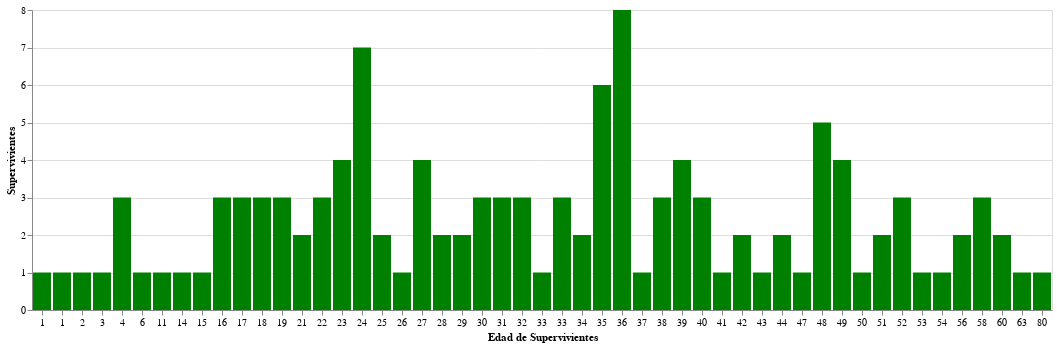

The notebook cell this image was saved under:
### Markdown cell above
Gráfico 2

### Code cell
complex_bars_2 = alt.Chart(survivor_by_age).mark_bar(color='green').encode(
    x = alt.X('Edad:O', title='Edad de Supervivientes', axis=alt.Axis(format = 'd', labelAngle=0)),
    y = alt.Y('Sobreviviente:Q', title='Supervivientes'),
)

complex_bars_2

### Figure 1 — Vega-Lite specification as saved in the notebook (floating-point values rounded to 4 significant figures)
{"config": {"view": {"continuousWidth": 400, "continuousHeight": 300}}, "data": {"name": "data-fb181e86e7e04e35c00e5d599ab4cb3a"}, "mark": {"type": "bar", "color": "green"}, "encoding": {"x": {"type": "ordinal", "axis": {"format": "d", "labelAngle": 0}, "field": "Edad", "title": "Edad de Supervivientes"}, "y": {"type": "quantitative", "field": "Sobreviviente", "title": "Supervivientes"}}, "$schema": "https://vega.github.io/schema/vega-lite/v4.8.1.json", "datasets": {"data-fb181e86e7e04e35c00e5d599ab4cb3a": [{"Edad": 0.92, "idPasajero": 1, "Sobreviviente": 1, "Clase": 1, "Nombre": 1, "Sexo": 1, "Parientes/Esposo(a)": 1, "ParientesHijos": 1, "Boleto": 1, "Tarifa": 1, "Cabina": 1, "PuertoEmbarque": 1}, {"Edad": 1.0, "idPasajero": 1, "Sobreviviente": 1, "Clase": 1, "Nombre": 1, "Sexo": 1, "Parientes/Esposo(a)": 1, "ParientesHijos": 1, "Boleto": 1, "Tarifa": 1, "Cabina": 1, "PuertoEmbarque": 1}, {"Edad": 2.0, "idPasajero": 1, "Sobreviviente": 1, "Clase": 1, "Nombre": 1, "Sexo": 1, "Parientes/Esposo(a)": 1, "ParientesHijos": 1, "Boleto": 1, "Tarifa": 1, "Cabina": 1, "PuertoEmbarque": 1}, {"Edad": 3.0, "idPasajero": 1, "Sobreviviente": 1, "Clase": 1, "Nombre": 1, "Sexo": 1, "Parientes/Esposo(a)": 1, "ParientesHijos": 1, "Boleto": 1, "Tarifa": 1, "Cabina": 1, "PuertoEmbarque": 1}, {"Edad": 4.0, "idPasajero": 3, "Sobreviviente": 3, "Clase": 3, "Nombre": 3, "Sexo": 3, "Parientes/Esposo(a)": 3, "ParientesHijos": 3, "Boleto": 3, "Tarifa": 3, "Cabina": 3, "PuertoEmbarque": 3}, {"Edad": 6.0, "idPasajero": 1, "Sobreviviente": 1, "Clase": 1, "Nombre": 1, "Sexo": 1, "Parientes/Esposo(a)": 1, "ParientesHijos": 1, "Boleto": 1, "Tarifa": 1, "Cabina": 1, "PuertoEmbarque": 1}, {"Edad": 11.0, "idPasajero": 1, "Sobreviviente": 1, "Clase": 1, "Nombre": 1, "Sexo": 1, "Parientes/Esposo(a)": 1, "ParientesHijos": 1, "Boleto": 1, "Tarifa": 1, "Cabina": 1, "PuertoEmbarque": 1}, {"Edad": 14.0, "idPasajero": 1, "Sobreviviente": 1, "Clase": 1, "Nombre": 1, "Sexo": 1, "Parientes/Esposo(a)": 1, "ParientesHijos": 1, "Boleto": 1, "Tarifa": 1, "Cabina": 1, "PuertoEmbarque": 1}, {"Edad": 15.0, "idPasajero": 1, "Sobreviviente": 1, "Clase": 1, "Nombre": 1, "Sexo": 1, "Parientes/Esposo(a)": 1, "ParientesHijos": 1, "Boleto": 1, "Tarifa": 1, "Cabina": 1, "PuertoEmbarque": 1}, {"Edad": 16.0, "idPasajero": 3, "Sobreviviente": 3, "Clase": 3, "Nombre": 3, "Sexo": 3, "Parientes/Esposo(a)": 3, "ParientesHijos": 3, "Boleto": 3, "Tarifa": 3, "Cabina": 3, "PuertoEmbarque": 3}, {"Edad": 17.0, "idPasajero": 3, "Sobreviviente": 3, "Clase": 3, "Nombre": 3, "Sexo": 3, "Parientes/Esposo(a)": 3, "ParientesHijos": 3, "Boleto": 3, "Tarifa": 3, "Cabina": 3, "PuertoEmbarque": 3}, {"Edad": 18.0, "idPasajero": 3, "Sobreviviente": 3, "Clase": 3, "Nombre": 3, "Sexo": 3, "Parientes/Esposo(a)": 3, "ParientesHijos": 3, "Boleto": 3, "Tarifa": 3, "Cabina": 3, "PuertoEmbarque": 3}, {"Edad": 19.0, "idPasajero": 3, "Sobreviviente": 3, "Clase": 3, "Nombre": 3, "Sexo": 3, "Parientes/Esposo(a)": 3, "ParientesHijos": 3, "Boleto": 3, "Tarifa": 3, "Cabina": 3, "PuertoEmbarque": 3}, {"Edad": 21.0, "idPasajero": 2, "Sobreviviente": 2, "Clase": 2, "Nombre": 2, "Sexo": 2, "Parientes/Esposo(a)": 2, "ParientesHijos": 2, "Boleto": 2, "Tarifa": 2, "Cabina": 2, "PuertoEmbarque": 2}, {"Edad": 22.0, "idPasajero": 3, "Sobreviviente": 3, "Clase": 3, "Nombre": 3, "Sexo": 3, "Parientes/Esposo(a)": 3, "ParientesHijos": 3, "Boleto": 3, "Tarifa": 3, "Cabina": 3, "PuertoEmbarque": 3}, {"Edad": 23.0, "idPasajero": 4, "Sobreviviente": 4, "Clase": 4, "Nombre": 4, "Sexo": 4, "Parientes/Esposo(a)": 4, "ParientesHijos": 4, "Boleto": 4, "Tarifa": 4, "Cabina": 4, "PuertoEmbarque": 4}, {"Edad": 24.0, "idPasajero": 7, "Sobreviviente": 7, "Clase": 7, "Nombre": 7, "Sexo": 7, "Parientes/Esposo(a)": 7, "ParientesHijos": 7, "Boleto": 7, "Tarifa": 7, "Cabina": 7, "PuertoEmbarque": 7}, {"Edad": 25.0, "idPasajero": 2, "Sobreviviente": 2, "Clase": 2, "Nombre": 2, "Sexo": 2, "Parientes/Esposo(a)": 2, "ParientesHijos": 2, "Boleto": 2, "Tarifa": 2, "Cabina": 2, "PuertoEmbarque": 2}, {"Edad": 26.0, "idPasajero": 1, "Sobreviviente": 1, "Clase": 1, "Nombre": 1, "Sexo": 1, "Parientes/Esposo(a)": 1, "ParientesHijos": 1, "Boleto": 1, "Tarifa": 1, "Cabina": 1, "PuertoEmbarque": 1}, {"Edad": 27.0, "idPasajero": 4, "Sobreviviente": 4, "Clase": 4, "Nombre": 4, "Sexo": 4, "Parientes/Esposo(a)": 4, "ParientesHijos": 4, "Boleto": 4, "Tarifa": 4, "Cabina": 4, "PuertoEmbarque": 4}, {"Edad": 28.0, "idPasajero": 2, "Sobreviviente": 2, "Clase": 2, "Nombre": 2, "Sexo": 2, "Parientes/Esposo(a)": 2, "ParientesHijos": 2, "Boleto": 2, "Tarifa": 2, "Cabina": 2, "PuertoEmbarque": 2}, {"Edad": 29.0, "idPasajero": 2, "Sobreviviente": 2, "Clase": 2, "Nombre": 2, "Sexo": 2, "Parientes/Esposo(a)": 2, "ParientesHijos": 2, "Boleto": 2, "Tarifa": 2, "Cabina": 2, "PuertoEmbarque": 2}, {"Edad": 30.0, "idPasajero": 3, "Sobreviviente": 3, "Clase": 3, "Nombre": 3, "Sexo": 3, "Parientes/Esposo(a)": 3, "ParientesHijos": 3, "Boleto": 3, "Tarifa": 3, "Cabina": 3, "PuertoEmbarque": 3}, {"Edad": 31.0, "idPasajero": 3, "Sobreviviente": 3, "Clase": 3, "Nombre": 3, "Sexo": 3, "Parientes/Esposo(a)": 3, "ParientesHijos": 3, "Boleto": 3, "Tarifa": 3, "Cabina": 3, "PuertoEmbarque": 3}, {"Edad": 32.0, "idPasajero": 3, "Sobreviviente": 3, "Clase": 3, "Nombre": 3, "Sexo": 3, "Parientes/Esposo(a)": 3, "ParientesHijos": 3, "Boleto": 3, "Tarifa": 3, "Cabina": 3, "PuertoEmbarque": 3}, {"Edad": 32.5, "idPasajero": 1, "Sobreviviente": 1, "Clase": 1, "Nombre": 1, "Sexo": 1, "Parientes/Esposo(a)": 1, "ParientesHijos": 1, "Boleto": 1, "Tarifa": 1, "Cabina": 1, "PuertoEmbarque": 1}, {"Edad": 33.0, "idPasajero": 3, "Sobreviviente": 3, "Clase": 3, "Nombre": 3, "Sexo": 3, "Parientes/Esposo(a)": 3, "ParientesHijos": 3, "Boleto": 3, "Tarifa": 3, "Cabina": 3, "PuertoEmbarque": 3}, {"Edad": 34.0, "idPasajero": 2, "Sobreviviente": 2, "Clase": 2, "Nombre": 2, "Sexo": 2, "Parientes/Esposo(a)": 2, "ParientesHijos": 2, "Boleto": 2, "Tarifa": 2, "Cabina": 2, "PuertoEmbarque": 2}, {"Edad": 35.0, "idPasajero": 6, "Sobreviviente": 6, "Clase": 6, "Nombre": 6, "Sexo": 6, "Parientes/Esposo(a)": 6, "ParientesHijos": 6, "Boleto": 6, "Tarifa": 6, "Cabina": 6, "PuertoEmbarque": 6}, {"Edad": 36.0, "idPasajero": 8, "Sobreviviente": 8, "Clase": 8, "Nombre": 8, "Sexo": 8, "Parientes/Esposo(a)": 8, "ParientesHijos": 8, "Boleto": 8, "Tarifa": 8, "Cabina": 8, "PuertoEmbarque": 8}, {"Edad": 37.0, "idPasajero": 1, "Sobreviviente": 1, "Clase": 1, "Nombre": 1, "Sexo": 1, "Parientes/Esposo(a)": 1, "ParientesHijos": 1, "Boleto": 1, "Tarifa": 1, "Cabina": 1, "PuertoEmbarque": 1}, {"Edad": 38.0, "idPasajero": 3, "Sobreviviente": 3, "Clase": 3, "Nombre": 3, "Sexo": 3, "Parientes/Esposo(a)": 3, "ParientesHijos": 3, "Boleto": 3, "Tarifa": 3, "Cabina": 3, "PuertoEmbarque": 3}, {"Edad": 39.0, "idPasajero": 4, "Sobreviviente": 4, "Clase": 4, "Nombre": 4, "Sexo": 4, "Parientes/Esposo(a)": 4, "ParientesHijos": 4, "Boleto": 4, "Tarifa": 4, "Cabina": 4, "PuertoEmbarque": 4}, {"Edad": 40.0, "idPasajero": 3, "Sobreviviente": 3, "Clase": 3, "Nombre": 3, "Sexo": 3, "Parientes/Esposo(a)": 3, "ParientesHijos": 3, "Boleto": 3, "Tarifa": 3, "Cabina": 3, "PuertoEmbarque": 3}, {"Edad": 41.0, "idPasajero": 1, "Sobreviviente": 1, "Clase": 1, "Nombre": 1, "Sexo": 1, "Parientes/Esposo(a)": 1, "ParientesHijos": 1, "Boleto": 1, "Tarifa": 1, "Cabina": 1, "PuertoEmbarque": 1}, {"Edad": 42.0, "idPasajero": 2, "Sobreviviente": 2, "Clase": 2, "Nombre": 2, "Sexo": 2, "Parientes/Esposo(a)": 2, "ParientesHijos": 2, "Boleto": 2, "Tarifa": 2, "Cabina": 2, "PuertoEmbarque": 2}, {"Edad": 43.0, "idPasajero": 1, "Sobreviviente": 1, "Clase": 1, "Nombre": 1, "Sexo": 1, "Parientes/Esposo(a)": 1, "ParientesHijos": 1, "Boleto": 1, "Tarifa": 1, "Cabina": 1, "PuertoEmbarque": 1}, {"Edad": 44.0, "idPasajero": 2, "Sobreviviente": 2, "Clase": 2, "Nombre": 2, "Sexo": 2, "Parientes/Esposo(a)": 2, "ParientesHijos": 2, "Boleto": 2, "Tarifa": 2, "Cabina": 2, "PuertoEmbarque": 2}, {"Edad": 47.0, "idPasajero": 1, "Sobreviviente": 1, "Clase": 1, "Nombre": 1, "Sexo": 1, "Parientes/Esposo(a)": 1, "ParientesHijos": 1, "Boleto": 1, "Tarifa": 1, "Cabina": 1, "PuertoEmbarque": 1}, {"Edad": 48.0, "idPasajero": 5, "Sobreviviente": 5, "Clase": 5, "Nombre": 5, "Sexo": 5, "Parientes/Esposo(a)": 5, "ParientesHijos": 5, "Boleto": 5, "Tarifa": 5, "Cabina": 5, "PuertoEmbarque": 5}, {"Edad": 49.0, "idPasajero": 4, "Sobreviviente": 4, "Clase": 4, "Nombre": 4, "Sexo": 4, "Parientes/Esposo(a)": 4, "ParientesHijos": 4, "Boleto": 4, "Tarifa": 4, "Cabina": 4, "PuertoEmbarque": 4}, {"Edad": 50.0, "idPasajero": 1, "Sobreviviente": 1, "Clase": 1, "Nombre": 1, "Sexo": 1, "Parientes/Esposo(a)": 1, "ParientesHijos": 1, "Boleto": 1, "Tarifa": 1, "Cabina": 1, "PuertoEmbarque": 1}, {"Edad": 51.0, "idPasajero": 2, "Sobreviviente": 2, "Clase": 2, "Nombre": 2, "Sexo": 2, "Parientes/Esposo(a)": 2, "ParientesHijos": 2, "Boleto": 2, "Tarifa": 2, "Cabina": 2, "PuertoEmbarque": 2}, {"Edad": 52.0, "idPasajero": 3, "Sobreviviente": 3, "Clase": 3, "Nombre": 3, "Sexo": 3, "Parientes/Esposo(a)": 3, "ParientesHijos": 3, "Boleto": 3, "Tarifa": 3, "Cabina": 3, "PuertoEmbarque": 3}, {"Edad": 53.0, "idPasajero": 1, "Sobreviviente": 1, "Clase": 1, "Nombre": 1, "Sexo": 1, "Parientes/Esposo(a)": 1, "ParientesHijos": 1, "Boleto": 1, "Tarifa": 1, "Cabina": 1, "PuertoEmbarque": 1}, {"Edad": 54.0, "idPasajero": 1, "Sobreviviente": 1, "Clase": 1, "Nombre": 1, "Sexo": 1, "Parientes/Esposo(a)": 1, "ParientesHijos": 1, "Boleto": 1, "Tarifa": 1, "Cabina": 1, "PuertoEmbarque": 1}, {"Edad": 56.0, "idPasajero": 2, "Sobreviviente": 2, "Clase": 2, "Nombre": 2, "Sexo": 2, "Parientes/Esposo(a)": 2, "ParientesHijos": 2, "Boleto": 2, "Tarifa": 2, "Cabina": 2, "PuertoEmbarque": 2}, {"Edad": 58.0, "idPasajero": 3, "Sobreviviente": 3, "Clase": 3, "Nombre": 3, "Sexo": 3, "Parientes/Esposo(a)": 3, "ParientesHijos": 3, "Boleto": 3, "Tarifa": 3, "Cabina": 3, "PuertoEmbarque": 3}, {"Edad": 60.0, "idPasajero": 2, "Sobreviviente": 2, "Clase": 2, "Nombre": 2, "Sexo": 2, "Parientes/Esposo(a)": 2, "ParientesHijos": 2, "Boleto": 2, "Tarifa": 2, "Cabina": 2, "PuertoEmbarque": 2}, {"Edad": 63.0, "idPasajero": 1, "Sobreviviente": 1, "Clase": 1, "Nombre": 1, "Sexo": 1, "Parientes/Esposo(a)": 1, "ParientesHijos": 1, "Boleto": 1, "Tarifa": 1, "Cabina": 1, "PuertoEmbarque": 1}, {"Edad": 80.0, "idPasajero": 1, "Sobreviviente": 1, "Clase": 1, "Nombre": 1, "Sexo": 1, "Parientes/Esposo(a)": 1, "ParientesHijos": 1, "Boleto": 1, "Tarifa": 1, "Cabina": 1, "PuertoEmbarque": 1}]}}
